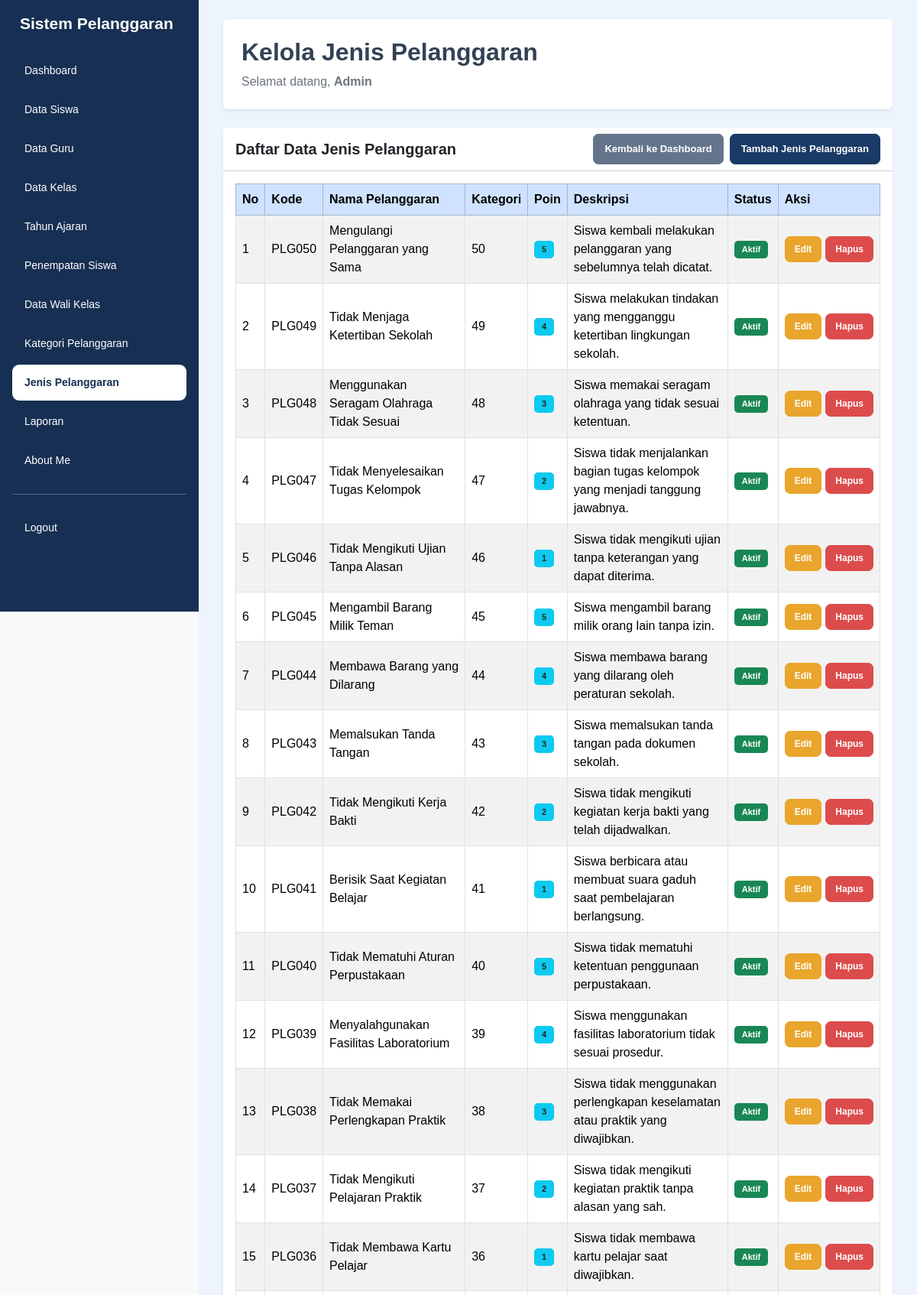
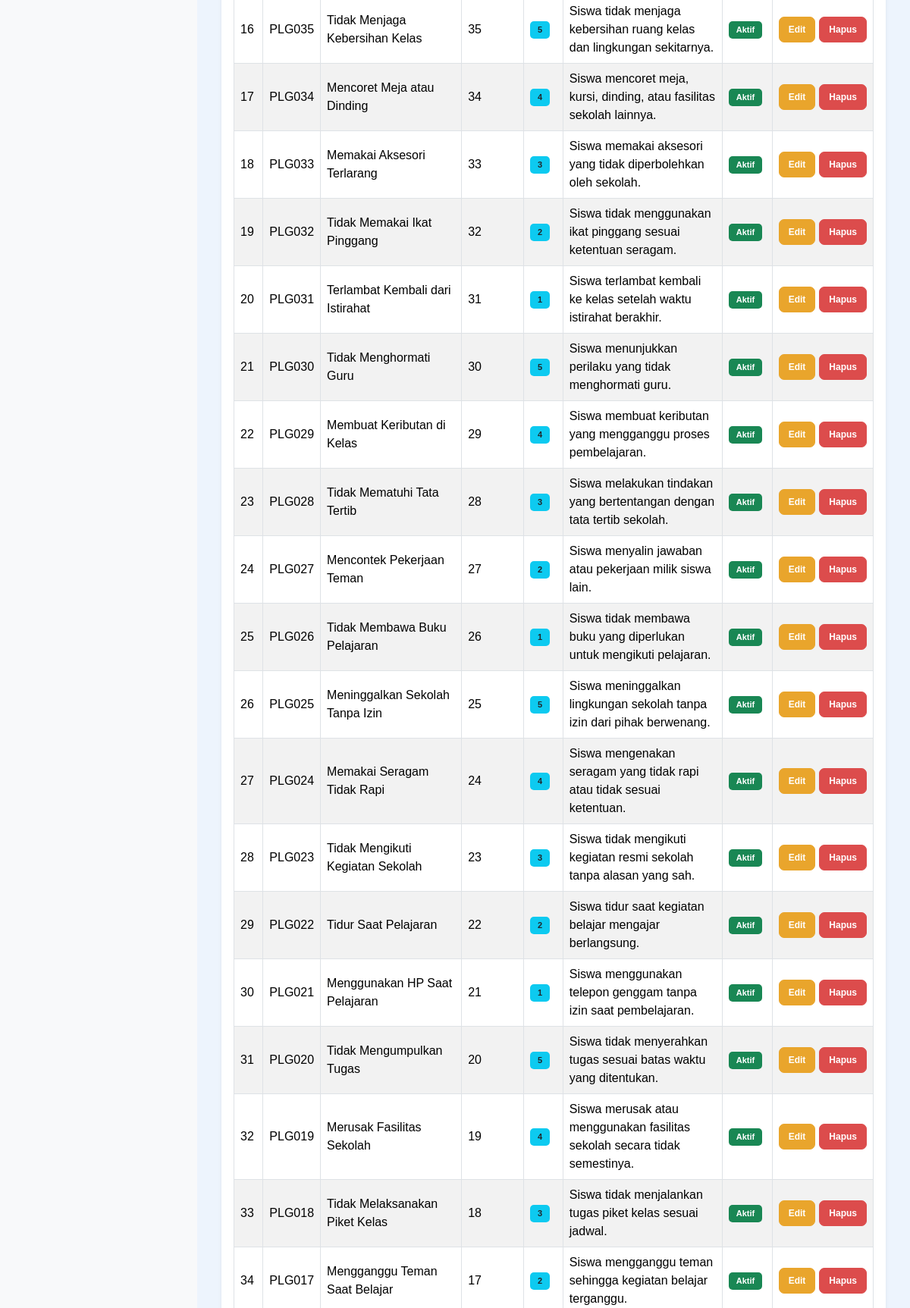
Screenshot of /data_jenis_pelanggaran.php (signed in, upper part) with the database file from the repository (2 pictures, top to bottom).
### tables this page shows
CREATE TABLE `t_pelanggaran` (
  `id` int(11) NOT NULL,
  `pelanggaran_kategori_id` int(11) NOT NULL,
  `kode` varchar(30) NOT NULL,
  `nama` varchar(150) NOT NULL,
  `poin` int(11) NOT NULL,
  `deskripsi` text NOT NULL,
  `status_aktif` tinyint(1) NOT NULL,
  `created_at` timestamp NOT NULL DEFAULT current_timestamp(),
  `updated_at` timestamp NOT NULL DEFAULT current_timestamp()
);

### data_jenis_pelanggaran.php (the view, shortened to what this page needs)
<?php
include 'config/koneksi.php';
$nama_login = $_SESSION['name'] ?? 'Admin';
$halaman = basename($_SERVER['PHP_SELF']);
$query = mysqli_query($koneksi, "
    SELECT *
    FROM t_pelanggaran
    ORDER BY id DESC
");
?>
<!DOCTYPE html>
<html lang="id">
<head>
    <link href="https://cdn.jsdelivr.net/npm/bootstrap@5.3.8/dist/css/bootstrap.min.css"
          rel="stylesheet">
    <link rel="stylesheet"
          href="https://cdn.datatables.net/3.1.4/css/dataTables.dataTables.min.css">
    <link rel="stylesheet" href="style/style.css">
</head>
<body class="bg-light">
<div class="container-fluid">
    <div class="row">
        <div class="sidebar col-md-3 col-lg-2 position-fixed top-0 start-0 vh-100 p-3 overflow-auto">
            <h4 class="text-white mb-4">Sistem Pelanggaran</h4>
            <ul class="nav nav-pills flex-column gap-1">
                <li class="nav-item">
                    <a href="dashboard.php" class="nav-link text-white">
                        Dashboard
                    </a>
                </li>
                <li class="nav-item">
                    <a href="data_siswa.php" class="nav-link text-white">
                        Data Siswa
                    </a>
                </li>
                <li class="nav-item">
                    <a href="data_guru.php" class="nav-link text-white">
                        Data Guru
                    </a>
                </li>
                <li class="nav-item">
                    <a href="data_kelas.php" class="nav-link text-white">
                        Data Kelas
                    </a>
                </li>
                <li class="nav-item">
                    <a href="data_tahun_ajaran.php" class="nav-link text-white">
                        Tahun Ajaran
                    </a>
                </li>
                <li class="nav-item">
                    <a href="data_penempatan_siswa.php" class="nav-link text-white">
                        Penempatan Siswa
                    </a>
                </li>
                <li class="nav-item">
                    <a href="data_wali_kelas.php" class="nav-link text-white">
                        Data Wali Kelas
                    </a>
                </li>
                <li class="nav-item">
                    <a href="data_kategori_pelanggaran.php" class="nav-link text-white">
                        Kategori Pelanggaran
                    </a>
                </li>
                <li class="nav-item">
                    <a href="data_jenis_pelanggaran.php"
                       class="nav-link <?= $halaman == 'data_jenis_pelanggaran.php' ? 'active' : 'text-white'; ?>">
                        Jenis Pelanggaran
                    </a>
                </li>
                <li class="nav-item">
                    <a href="laporan.php" class="nav-link text-white">
                        Laporan
                    </a>
                </li>
                <li class="nav-item">
                    <a href="about_me.php" class="nav-link text-white">
                        About Me
                    </a>
                </li>
                <hr class="border-white">
                <li class="nav-item">
                    <a href="logout.php" class="nav-link text-white">
                        Logout
                    </a>
                </li>
            </ul>
        </div>
        <main class="content-main">
            <div class="page-content">
                <div class="bg-white rounded shadow-sm p-4 mb-4">
                    <h2 class="fw-bold">Kelola Jenis Pelanggaran</h2>
                    <p class="text-secondary mb-0">
                        Selamat datang,
                        <b><?= htmlspecialchars($nama_login); ?></b>
                    </p>
                </div>
                <div class="card shadow-sm border-0">
                    <div class="card-header bg-white">
                        <div class="d-flex justify-content-between align-items-center flex-wrap gap-2">
                            <h5 class="mb-0 fw-bold">Daftar Data Jenis Pelanggaran</h5>
                            <div class="d-flex gap-2">
                                <a href="dashboard.php" class="btn btn-secondary btn-sm">
                                    Kembali ke Dashboard
                                </a>
                                <a href="tambah_jenis_pelanggaran.php" class="btn btn-primary btn-sm">
                                    Tambah Jenis Pelanggaran
                                </a>
                            </div>
                        </div>
                    </div>
                    <div class="card-body">
                        <div class="table-responsive">
                            <table id="tabelPelanggaran"
                                   class="table table-bordered table-striped table-hover align-middle w-100">
                                <thead class="table-primary">
                                    <tr>
                                        <th>No</th>
                                        <th>Kode</th>
                                        <th>Nama Pelanggaran</th>
                                        <th>Kategori</th>
                                        <th>Poin</th>
                                        <th>Deskripsi</th>
                                        <th>Status</th>
                                        <th>Aksi</th>
                                    </tr>
                                </thead>
                                <tbody>
                                    <?php
                                    $no = 1;
                                    while ($data = mysqli_fetch_assoc($query)) {
                                    ?>
                                    <tr>
                                        <td><?= $no++; ?></td>
                                        <td>
                                            <?= htmlspecialchars($data['kode'] ?? ''); ?>
                                        </td>
                                        <td>
                                            <?= htmlspecialchars($data['nama'] ?? ''); ?>
                                        </td>
                                        <td>
                                            <?= htmlspecialchars($data['pelanggaran_kategori_id'] ?? ''); ?>
                                        </td>
                                        <td>
                                            <span class="badge bg-info text-dark">
                                                <?= htmlspecialchars($data['poin'] ?? '0'); ?>
                                            </span>
                                        </td>
                                        <td>
                                            <?= htmlspecialchars($data['deskripsi'] ?? ''); ?>
                                        </td>
                                        <td>
                                            <?php if (($data['status_aktif'] ?? 0) == 1) { ?>
                                                <span class="badge bg-success">
                                                    Aktif
                                                </span>
                                            <?php } else { ?>
                                                <span class="badge bg-secondary">
                                                    Tidak Aktif
                                                </span>
                                            <?php } ?>
                                        </td>
                                        <td>
                                            <div class="aksi">
                                                <a href="edit_jenis_pelanggaran.php?id=<?= (int) $data['id']; ?>"
                                                   class="btn btn-warning btn-sm">
                                                    Edit
                                                </a>
                                                <a href="hapus_jenis_pelanggaran.php?id=<?= (int) $data['id']; ?>"
                                                   class="btn btn-danger btn-sm"
                                                   onclick="return confirm('Yakin ingin menghapus jenis pelanggaran ini?')">
                                                    Hapus
                                                </a>
                                            </div>
                                        </td>
                                    </tr>
                                    <?php } ?>
                                </tbody>
                            </table>
                        </div>
                    </div>
                </div>
            </div>
        </main>
    </div>
</div>
</body>
</html>

### style/style.css (style rules this page uses)
* { box-sizing: border-box; }
html { width: 100%; min-height: 100%; overflow-x: hidden; }
body { width: 100%; min-height: 100vh; margin: 0; padding: 0; font-family: Arial, Helvetica, sans-serif; background-color: #edf4fd; color: #334155; }
a { text-decoration: none; }
.sidebar { position: fixed !important; top: 0; left: 0; width: 260px !important; max-width: 260px !important; height: 100vh; padding: 24px 15px; background-color: #172f52 !important; z-index: 1001; overflow-y: auto; overflow-x: hidden; flex: none !important; }
.sidebar h4 { color: #ffffff; font-size: 21px; font-weight: 700; margin: 0 0 38px; padding: 0 10px; line-height: 1.4; }
.sidebar .nav { display: flex; flex-direction: column; gap: 7px; }
.sidebar .nav-item { width: 100%; }
.sidebar .nav-link { display: block; width: 100%; padding: 13px 16px; border-radius: 9px; color: #e2eaf6; font-size: 14px; font-weight: 500; transition: all 0.2s ease; }
.sidebar .nav-link.active { background-color: #ffffff !important; color: #172f52 !important; font-weight: 700; }
.content-main { display: block !important; position: relative; width: calc(100% - 260px) !important; max-width: none !important; min-height: 100vh; margin-left: 260px !important; margin-right: 0 !important; padding: 25px 32px 35px !important; background-color: #edf4fd; overflow-x: hidden; }
.btn { display: inline-flex; justify-content: center; align-items: center; border-radius: 7px; padding: 9px 14px; font-size: 13px; font-weight: 600; white-space: nowrap; transition: all 0.2s ease; }
.btn-primary { background-color: #193b65; border-color: #193b65; color: #ffffff; }
.btn-secondary { background-color: #64748b; border-color: #64748b; color: #ffffff; }
.btn-warning { background-color: #e9a52c; border-color: #e9a52c; color: #ffffff; }
.btn-danger { background-color: #dc4c4c; border-color: #dc4c4c; color: #ffffff; }
.table-responsive { display: block; width: 100%; max-width: 100%; overflow-x: auto; }
.aksi { display: flex; align-items: center; flex-wrap: nowrap; gap: 6px; white-space: nowrap; }
.aksi .btn { flex-shrink: 0; padding: 7px 12px; font-size: 12px; }
.badge { display: inline-block; padding: 6px 10px; border-radius: 5px; font-size: 11px; font-weight: 600; }
@media (min-width: 768px) { .content-main { padding-top: 25px !important; } }

### data_jenis_pelanggaran.php (style rules this page uses)
#tabelPelanggaran { width: 100%; }
#tabelPelanggaran th:last-child, #tabelPelanggaran td:last-child { min-width: 125px; white-space: nowrap; }
#tabelPelanggaran .aksi { display: flex; flex-wrap: nowrap; align-items: center; gap: 5px; }
#tabelPelanggaran .aksi .btn { flex-shrink: 0; }

### rows the page displays
t_pelanggaran: kode "PLG050", nama "Mengulangi Pelanggaran yang Sama", pelanggaran_kategori "50", poin "5", deskripsi "Siswa kembali melakukan pelanggaran yang sebelumnya telah dicatat.", status_aktif "Aktif"
t_pelanggaran: kode "PLG049", nama "Tidak Menjaga Ketertiban Sekolah", pelanggaran_kategori "49", poin "4", deskripsi "Siswa melakukan tindakan yang mengganggu ketertiban lingkungan sekolah.", status_aktif "Aktif"
t_pelanggaran: kode "PLG048", nama "Menggunakan Seragam Olahraga Tidak Sesuai", pelanggaran_kategori "48", poin "3", deskripsi "Siswa memakai seragam olahraga yang tidak sesuai ketentuan.", status_aktif "Aktif"
t_pelanggaran: kode "PLG047", nama "Tidak Menyelesaikan Tugas Kelompok", pelanggaran_kategori "47", poin "2", deskripsi "Siswa tidak menjalankan bagian tugas kelompok yang menjadi tanggung jawabnya.", status_aktif "Aktif"
t_pelanggaran: kode "PLG046", nama "Tidak Mengikuti Ujian Tanpa Alasan", pelanggaran_kategori "46", poin "1", deskripsi "Siswa tidak mengikuti ujian tanpa keterangan yang dapat diterima.", status_aktif "Aktif"
t_pelanggaran: kode "PLG045", nama "Mengambil Barang Milik Teman", pelanggaran_kategori "45", poin "5", deskripsi "Siswa mengambil barang milik orang lain tanpa izin.", status_aktif "Aktif"
t_pelanggaran: kode "PLG044", nama "Membawa Barang yang Dilarang", pelanggaran_kategori "44", poin "4", deskripsi "Siswa membawa barang yang dilarang oleh peraturan sekolah.", status_aktif "Aktif"
t_pelanggaran: kode "PLG043", nama "Memalsukan Tanda Tangan", pelanggaran_kategori "43", poin "3", deskripsi "Siswa memalsukan tanda tangan pada dokumen sekolah.", status_aktif "Aktif"
t_pelanggaran: kode "PLG042", nama "Tidak Mengikuti Kerja Bakti", pelanggaran_kategori "42", poin "2", deskripsi "Siswa tidak mengikuti kegiatan kerja bakti yang telah dijadwalkan.", status_aktif "Aktif"
t_pelanggaran: kode "PLG041", nama "Berisik Saat Kegiatan Belajar", pelanggaran_kategori "41", poin "1", deskripsi "Siswa berbicara atau membuat suara gaduh saat pembelajaran berlangsung.", status_aktif "Aktif"
t_pelanggaran: kode "PLG040", nama "Tidak Mematuhi Aturan Perpustakaan", pelanggaran_kategori "40", poin "5", deskripsi "Siswa tidak mematuhi ketentuan penggunaan perpustakaan.", status_aktif "Aktif"
t_pelanggaran: kode "PLG039", nama "Menyalahgunakan Fasilitas Laboratorium", pelanggaran_kategori "39", poin "4", deskripsi "Siswa menggunakan fasilitas laboratorium tidak sesuai prosedur.", status_aktif "Aktif"
t_pelanggaran: kode "PLG038", nama "Tidak Memakai Perlengkapan Praktik", pelanggaran_kategori "38", poin "3", deskripsi "Siswa tidak menggunakan perlengkapan keselamatan atau praktik yang diwajibkan.", status_aktif "Aktif"
t_pelanggaran: kode "PLG037", nama "Tidak Mengikuti Pelajaran Praktik", pelanggaran_kategori "37", poin "2", deskripsi "Siswa tidak mengikuti kegiatan praktik tanpa alasan yang sah.", status_aktif "Aktif"
t_pelanggaran: kode "PLG036", nama "Tidak Membawa Kartu Pelajar", pelanggaran_kategori "36", poin "1", deskripsi "Siswa tidak membawa kartu pelajar saat diwajibkan.", status_aktif "Aktif"
t_pelanggaran: kode "PLG035", nama "Tidak Menjaga Kebersihan Kelas", pelanggaran_kategori "35", poin "5", deskripsi "Siswa tidak menjaga kebersihan ruang kelas dan lingkungan sekitarnya.", status_aktif "Aktif"
t_pelanggaran: kode "PLG034", nama "Mencoret Meja atau Dinding", pelanggaran_kategori "34", poin "4", deskripsi "Siswa mencoret meja, kursi, dinding, atau fasilitas sekolah lainnya.", status_aktif "Aktif"
t_pelanggaran: kode "PLG033", nama "Memakai Aksesori Terlarang", pelanggaran_kategori "33", poin "3", deskripsi "Siswa memakai aksesori yang tidak diperbolehkan oleh sekolah.", status_aktif "Aktif"
t_pelanggaran: kode "PLG032", nama "Tidak Memakai Ikat Pinggang", pelanggaran_kategori "32", poin "2", deskripsi "Siswa tidak menggunakan ikat pinggang sesuai ketentuan seragam.", status_aktif "Aktif"
t_pelanggaran: kode "PLG031", nama "Terlambat Kembali dari Istirahat", pelanggaran_kategori "31", poin "1", deskripsi "Siswa terlambat kembali ke kelas setelah waktu istirahat berakhir.", status_aktif "Aktif"
t_pelanggaran: kode "PLG030", nama "Tidak Menghormati Guru", pelanggaran_kategori "30", poin "5", deskripsi "Siswa menunjukkan perilaku yang tidak menghormati guru.", status_aktif "Aktif"
t_pelanggaran: kode "PLG029", nama "Membuat Keributan di Kelas", pelanggaran_kategori "29", poin "4", deskripsi "Siswa membuat keributan yang mengganggu proses pembelajaran.", status_aktif "Aktif"
t_pelanggaran: kode "PLG028", nama "Tidak Mematuhi Tata Tertib", pelanggaran_kategori "28", poin "3", deskripsi "Siswa melakukan tindakan yang bertentangan dengan tata tertib sekolah.", status_aktif "Aktif"
t_pelanggaran: kode "PLG027", nama "Mencontek Pekerjaan Teman", pelanggaran_kategori "27", poin "2", deskripsi "Siswa menyalin jawaban atau pekerjaan milik siswa lain.", status_aktif "Aktif"
t_pelanggaran: kode "PLG026", nama "Tidak Membawa Buku Pelajaran", pelanggaran_kategori "26", poin "1", deskripsi "Siswa tidak membawa buku yang diperlukan untuk mengikuti pelajaran.", status_aktif "Aktif"
t_pelanggaran: kode "PLG025", nama "Meninggalkan Sekolah Tanpa Izin", pelanggaran_kategori "25", poin "5", deskripsi "Siswa meninggalkan lingkungan sekolah tanpa izin dari pihak berwenang.", status_aktif "Aktif"
t_pelanggaran: kode "PLG024", nama "Memakai Seragam Tidak Rapi", pelanggaran_kategori "24", poin "4", deskripsi "Siswa mengenakan seragam yang tidak rapi atau tidak sesuai ketentuan.", status_aktif "Aktif"
t_pelanggaran: kode "PLG023", nama "Tidak Mengikuti Kegiatan Sekolah", pelanggaran_kategori "23", poin "3", deskripsi "Siswa tidak mengikuti kegiatan resmi sekolah tanpa alasan yang sah.", status_aktif "Aktif"
t_pelanggaran: kode "PLG022", nama "Tidur Saat Pelajaran", pelanggaran_kategori "22", poin "2", deskripsi "Siswa tidur saat kegiatan belajar mengajar berlangsung.", status_aktif "Aktif"
t_pelanggaran: kode "PLG021", nama "Menggunakan HP Saat Pelajaran", pelanggaran_kategori "21", poin "1", deskripsi "Siswa menggunakan telepon genggam tanpa izin saat pembelajaran.", status_aktif "Aktif"
t_pelanggaran: kode "PLG020", nama "Tidak Mengumpulkan Tugas", pelanggaran_kategori "20", poin "5", deskripsi "Siswa tidak menyerahkan tugas sesuai batas waktu yang ditentukan.", status_aktif "Aktif"
t_pelanggaran: kode "PLG019", nama "Merusak Fasilitas Sekolah", pelanggaran_kategori "19", poin "4", deskripsi "Siswa merusak atau menggunakan fasilitas sekolah secara tidak semestinya.", status_aktif "Aktif"
t_pelanggaran: kode "PLG018", nama "Tidak Melaksanakan Piket Kelas", pelanggaran_kategori "18", poin "3", deskripsi "Siswa tidak menjalankan tugas piket kelas sesuai jadwal.", status_aktif "Aktif"
t_pelanggaran: kode "PLG017", nama "Mengganggu Teman Saat Belajar", pelanggaran_kategori "17", poin "2", deskripsi "Siswa mengganggu teman sehingga kegiatan belajar terganggu.", status_aktif "Aktif"

### other values shown
$nama_login "Admin"
